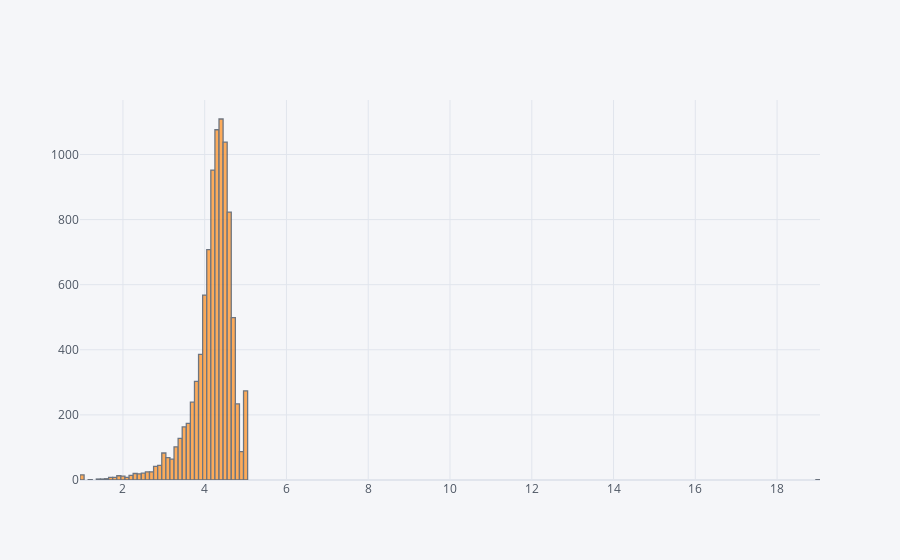

Here is the notebook cell this chart was saved with:
### Code cell
google_data['Rating'].iplot(kind='hist')
#outlier with rating 19

### Figure 1 — Plotly figure (JSON) as saved in the notebook; plotly's stock layout.template omitted (floating-point values rounded to 4 significant figures; data arrays with more than 128 entries replaced by an {"elided": "..."} marker saying what was removed)
{"data": [{"histfunc": "count", "histnorm": "", "marker": {"color": "rgba(255, 153, 51, 1.0)", "line": {"color": "#4D5663", "width": 1.3}}, "name": "Rating", "opacity": 0.8, "orientation": "v", "type": "histogram", "x": {"elided": "10841 float values"}}], "layout": {"barmode": "overlay", "legend": {"bgcolor": "#F5F6F9", "font": {"color": "#4D5663"}}, "paper_bgcolor": "#F5F6F9", "plot_bgcolor": "#F5F6F9", "title": {"font": {"color": "#4D5663"}}, "xaxis": {"gridcolor": "#E1E5ED", "showgrid": true, "tickfont": {"color": "#4D5663"}, "title": {"font": {"color": "#4D5663"}, "text": ""}, "zerolinecolor": "#E1E5ED"}, "yaxis": {"gridcolor": "#E1E5ED", "showgrid": true, "tickfont": {"color": "#4D5663"}, "title": {"font": {"color": "#4D5663"}, "text": ""}, "zerolinecolor": "#E1E5ED"}}}
